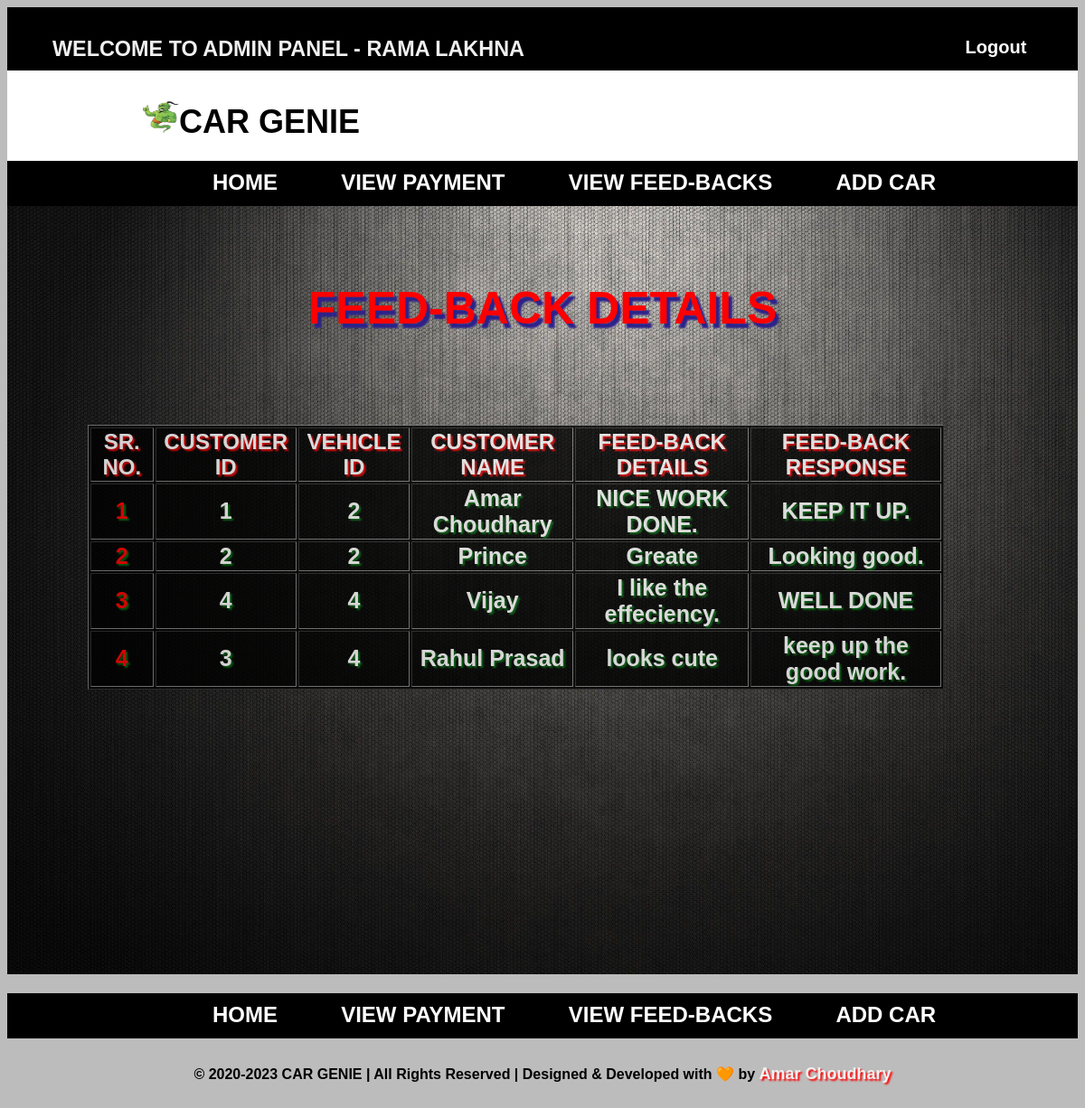
Screenshot of /php/Admin_feedback_view.php (signed in) with the database file from the repository.
### tables this page shows
CREATE TABLE `feedback` (
  `Feed_ID` int NOT NULL AUTO_INCREMENT,
  `Cus_Id` int NOT NULL,
  `Vehicle_Id` int NOT NULL,
  `customer_name` varchar(255) DEFAULT NULL,
  `Feed_Details` varchar(511) DEFAULT NULL,
  `Feed_Response` varchar(511) DEFAULT NULL,
  `Feed_Status` varchar(255) DEFAULT NULL,
  PRIMARY KEY (`Feed_ID`),
  KEY `Cus_Id` (`Cus_Id`),
  KEY `Vehicle_Id` (`Vehicle_Id`),
  CONSTRAINT `feedback_ibfk_2` FOREIGN KEY (`Vehicle_Id`) REFERENCES `vehicle_info` (`Vehicle_ID`)
);

### php/Admin_feedback_view.php (the view, shortened to what this page needs)
<?php include 'admin_header.php'; ?>
<?php
    include('conn.php');
?>
<!DOCTYPE html>
<html>
<head>
    <link rel="stylesheet" href="../css/home.css" type="text/css" />
</head>
<body class="hold-transition sidebar-mini">
    <?php include 'admin_menu.php'; ?>
    <div class="admindetails">
    <div class="container">
    <center>
        <h1 class="admintitle">FEED-BACK DETAILS</h1>
    </center>
        <table class="table table-bordered table-striped table-hover" border="1">
            <thead>
                <tr class="info">
                    <th>SR. NO.</th>
                    <th>CUSTOMER ID</th>
                    <th>VEHICLE ID</th>
                    <th>CUSTOMER NAME</th>
                    <th>FEED-BACK DETAILS</th>
                    <th>FEED-BACK RESPONSE</th>
                </tr>
            </thead>
            <tbody>
                <?php
                    $feedback_data = "SELECT * FROM `feedback` WHERE Feed_ID > 0";
                    $result=$conn->query($feedback_data);
                ?>
                <?php $counter=1;
                    while ($row = mysqli_fetch_array($result)){
                        $feedbackData[] = array(
                            'Cus_Id' =>$row['Cus_Id'],
                            'Vehicle_Id' => $row['Vehicle_Id'],
                            'Feed_Details' => $row['Feed_Details'],
                            'customer_name' => $row['customer_name'],
                            'Feed_Response' => $row['Feed_Response']
                        );
                    }
                ?>
                <?php foreach ($feedbackData as $feedback){ ?>
                <tr class="datainfo">
                    <td class="admintablesrn">
                        <?php echo $counter++;?>
                    </td>
                    <td class="admintable">
                        <?php echo $feedback['Cus_Id']; ?>
                    </td>
                    <td class="admintable">
                        <?php echo $feedback['Vehicle_Id']; ?>
                    </td>
                    <td class="admintable">
                        <?php echo $feedback['customer_name']; ?>
                    </td>
                    <td class="admintable">
                        <?php echo $feedback['Feed_Details']; ?>
                    </td>
                    <td class="admintable">
                        <?php echo $feedback['Feed_Response']; ?>
                    </td>
                </tr>
                <?php } ?>
            </tbody>
        </table>
    </div>
    </div>
    <?php include 'admin_footer.php'; ?>
</body>
</html>

### css/home.css (style rules this page uses)
body { background-color: #bdbcbc; background-size: cover; font-family: sans-serif; }
table { font-size: 20px; width: 150px; margin-left: 7.5%; height: auto; }
.admintablesrn { font-weight: 900; color: red; font-size: 25px; }
.admintable { font-weight: 900; color: rgb(253, 253, 253); font-size: 25px; }
.container { justify-content: center; align-items: center; background-image: url('../image/adminHome.jpg'); background-size: cover; height: 800px; width: 100%; padding-top: 50px; }
.table { width: 80%; background-color: #000; opacity: 0.8; }
.info { color: #ffffff; text-shadow: 2px 2px 2px red; font-size: larger; font-weight: 700; }
.datainfo { text-align: center; color: #ffffff; text-shadow: 2px 2px 2px rgb(1, 105, 14); }
.admintitle { font-size: 50px; color: red; font-weight:800; text-shadow: 4px 5px 2px rgb(44, 34, 138); margin-bottom: 100px; }

### rows the page displays
feedback: Cus_Id "1", Vehicle_Id "2", customer_name "Amar Choudhary", Feed_Details "NICE WORK DONE.", Feed_Response "KEEP IT UP."
feedback: Cus_Id "2", Vehicle_Id "2", customer_name "Prince", Feed_Details "Greate", Feed_Response "Looking good."
feedback: Cus_Id "4", Vehicle_Id "4", customer_name "Vijay", Feed_Details "I like the effeciency.", Feed_Response "WELL DONE"
feedback: Cus_Id "3", Vehicle_Id "4", customer_name "Rahul Prasad", Feed_Details "looks cute", Feed_Response "keep up the good work."

### other values shown
$_SESSION['admin_name'] "RAMA LAKHNA"
